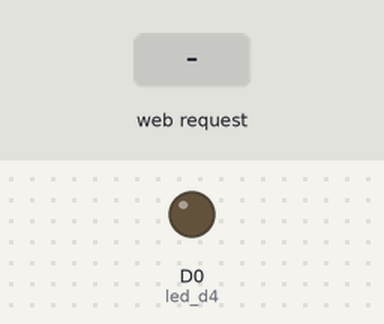
A sketch run on a simulated ESP8266 (NodeMCU). On the bench: output pins drawn as LEDs (lit = HIGH). Dashed ring = blinking. The inputs (shaded band) are chosen by the test bench. What the sketch prints to the serial monitor is not drawn.

Above: at 1.2 s.
1.3 s: HTTP request GET /piscarLento received
At 1.6 s:
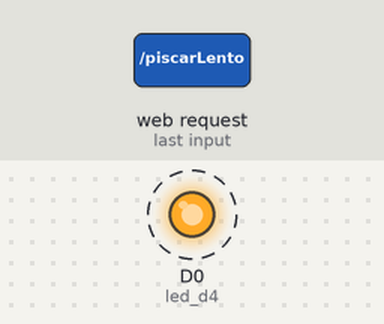
Timing chart, 0 to 10.3 s (numbered marks = the images above; inputs shaded):
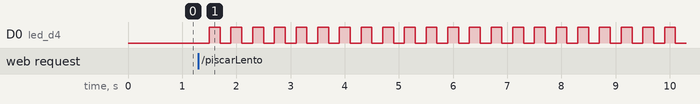

Measured:
- after the input at 1.3 s, D0 (led_d4): alternates HIGH for 0.20 s and LOW for 0.20 s, starting after 0.20 s

The sketch:

Nodemcu_pagina_WEB_ponto_de_acesso.ino
```cpp
#include <ESP8266WiFi.h>
#include <WiFiClient.h>
#include <ESP8266WebServer.h>

//#include "arquivopaginaweb.h">
#include "paginaWebBotaop.h">

const char* ssid = "Harry Potter";
const char* senha = "coxinha123";

ESP8266WebServer server(80);

int valor;

int led_d4 = D0;

void setup() {
  pinMode(led_d4, OUTPUT);

 Serial.begin(115200);

 Serial.println("\n");
 Serial.println("Configurando ponto de acesso...");

 WiFi.mode(WIFI_AP);
 WiFi.softAP(ssid);

 Serial.print("Criando a rede: ");
 Serial.println(ssid);

 IPAddress meuIP = WiFi.softAPIP();

 Serial.print("Endereço IP: ");
 Serial.println(meuIP);

 server.on("/", raiz);
 server.on("/LED_D4_ligar", Ligar_led_d4);
 server.on("/LED_D4_desligar", Desligar_led_d4);
 server.on("/piscarLento", PiscarLento);
 server.on("/piscarRapido", PiscarRapido);
 server.begin();
}

void loop() {
  server.handleClient();
  if(valor == 1){
    digitalWrite(led_d4, 0);
    delay(200);
    digitalWrite(led_d4, 1);
    delay(200);
  }
  if(valor == 2){
    digitalWrite(led_d4, 0);
    delay(40);
    digitalWrite(led_d4, 1);
    delay(40);
  }
}

void raiz(){
  server.send(200, "text/html", paginaBotao);
}

void Ligar_led_d4(){
  digitalWrite(led_d4, 0);
  server.sendHeader("Location", "/");
  server.send(303);
}

void Desligar_led_d4(){
  digitalWrite(led_d4, 1);
  server.sendHeader("Location", "/");
  server.send(303);
}

void PiscarLento(){
  valor = 1;
  server.sendHeader("Location", "/");
  server.send(303);
}

void PiscarRapido(){
  valor = 2;
  server.sendHeader("Location", "/");
  server.send(303);
}
```

paginaWebBotaop.h
```cpp
const char paginaBotao[] PROGMEM = R"=====(
<!DOCTYPE html>
<html>
  <head>
    <meta charset = "UTF-8">
    <title>NodeMCU</title>
   </head>

   <body style="text-align: center; font-family: 'Arial'; background-color: powderblue;">

   <h1 style="color: red; font-style: italic; font-size: 40pt;">Você está lendo um texto bonitinho aqui.</h1>

   <hr>

   <p style="font-weight: bold; font-size: 20pt;">Desenvolvido por IFAL-RL</p>

   <a href="/LED_D4_ligar"><button style="display: inline-block; margin: 10px; font-size: 200px; color: bluy;">Ligar</button></a>
   <a href="/LED_D4_desligar"><button style="display: inline-block; margin: 10px; font-size: 200px; color: red;">Desligar</button></a>
   ]<a href="/piscarLento"><button style="display: inline-block; margin: 10px; font-size: 100px; color: red;">Piscar Lento</button></a>
   <a href="/piscarRapido"><button style="display: inline-block; margin: 10px; font-size: 100px; color: red;">Piscar Rapido</button></a>

  </body>
 </html>
)=====";
```
